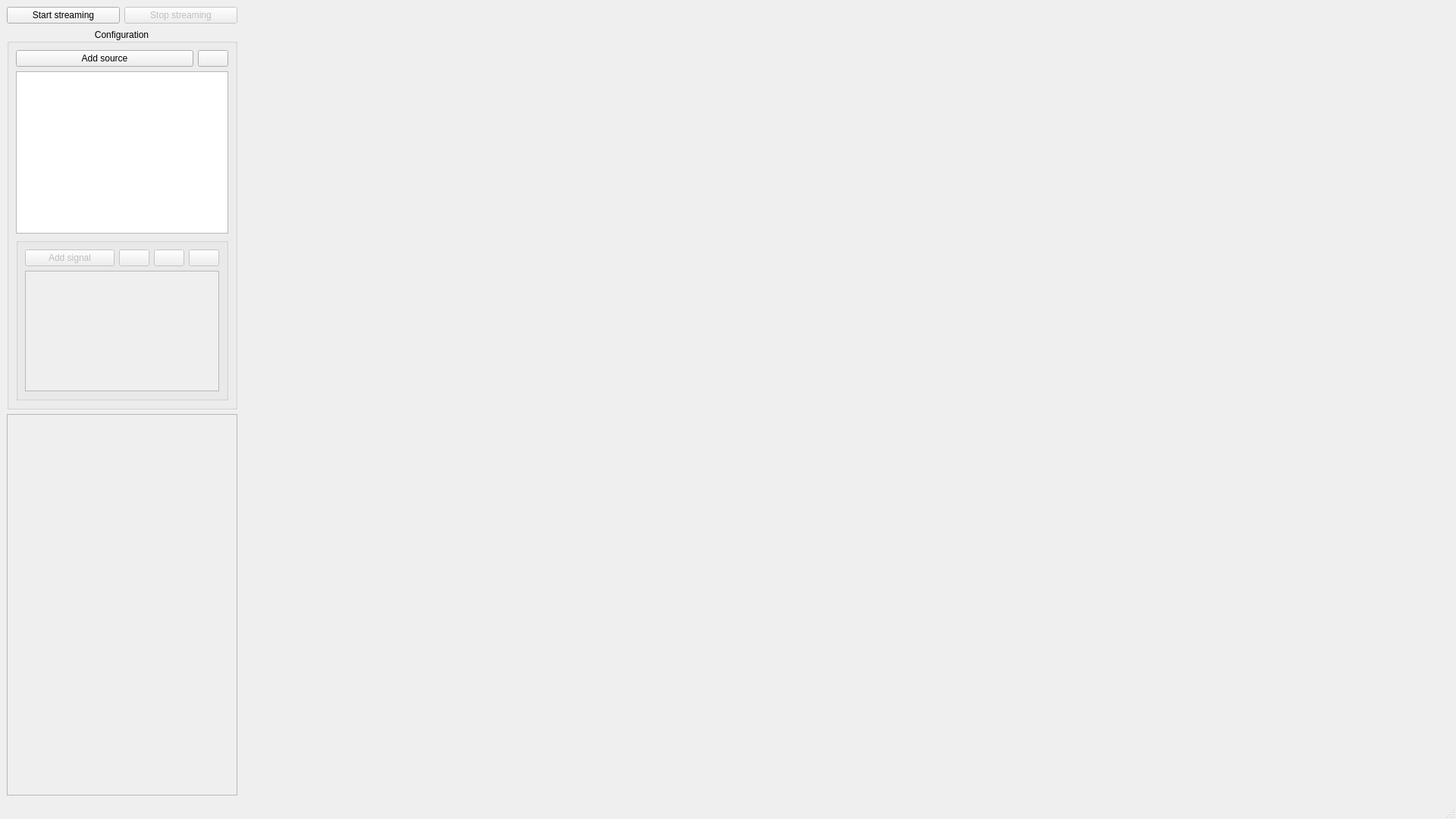
<?xml version="1.0" encoding="UTF-8"?>
<ui version="4.0">
 <class>MainWindow</class>
 <widget class="QMainWindow" name="MainWindow">
  <property name="geometry">
   <rect>
    <x>0</x>
    <y>0</y>
    <width>1920</width>
    <height>1080</height>
   </rect>
  </property>
  <property name="minimumSize">
   <size>
    <width>1080</width>
    <height>720</height>
   </size>
  </property>
  <property name="windowTitle">
   <string>sEMG Acquisition GUI</string>
  </property>
  <widget class="QWidget" name="centralWidget">
   <layout class="QHBoxLayout" name="horizontalLayout1" stretch="0,8">
    <item>
     <layout class="QVBoxLayout" name="confLayout" stretch="0,1,1">
      <item>
       <layout class="QHBoxLayout" name="horizontalLayout2">
        <item>
         <widget class="QPushButton" name="startStreamingButton">
          <property name="enabled">
           <bool>true</bool>
          </property>
          <property name="text">
           <string>Start streaming</string>
          </property>
         </widget>
        </item>
        <item>
         <widget class="QPushButton" name="stopStreamingButton">
          <property name="enabled">
           <bool>false</bool>
          </property>
          <property name="text">
           <string>Stop streaming</string>
          </property>
         </widget>
        </item>
       </layout>
      </item>
      <item>
       <widget class="QGroupBox" name="streamConfGroupBox">
        <property name="title">
         <string>Configuration</string>
        </property>
        <property name="alignment">
         <set>Qt::AlignCenter</set>
        </property>
        <layout class="QVBoxLayout" name="verticalLayout1" stretch="0,1,1">
         <item>
          <layout class="QHBoxLayout" name="horizontalLayout3" stretch="9,1">
           <item>
            <widget class="QPushButton" name="addSourceButton">
             <property name="text">
              <string>Add source</string>
             </property>
            </widget>
           </item>
           <item>
            <widget class="QPushButton" name="deleteSourceButton">
             <property name="text">
              <string/>
             </property>
             <property name="icon">
              <iconset theme="user-trash">
               <normaloff>.</normaloff>.</iconset>
             </property>
            </widget>
           </item>
          </layout>
         </item>
         <item>
          <widget class="QListWidget" name="sourceList"/>
         </item>
         <item>
          <widget class="QGroupBox" name="signalsGroupBox">
           <property name="enabled">
            <bool>false</bool>
           </property>
           <property name="title">
            <string/>
           </property>
           <layout class="QVBoxLayout" name="verticalLayout2" stretch="0,1">
            <item>
             <layout class="QHBoxLayout" name="horizontalLayout4" stretch="7,1,1,1">
              <item>
               <widget class="QPushButton" name="addSignalButton">
                <property name="toolTip">
                 <string>The number of signals and channels must respect the communication protocol used in the device firmware and in the streaming controller</string>
                </property>
                <property name="text">
                 <string>Add signal</string>
                </property>
               </widget>
              </item>
              <item>
               <widget class="QPushButton" name="deleteSignalButton">
                <property name="enabled">
                 <bool>false</bool>
                </property>
                <property name="toolTip">
                 <string>Delete selected signal</string>
                </property>
                <property name="text">
                 <string/>
                </property>
                <property name="icon">
                 <iconset theme="user-trash">
                  <normaloff>../../../.designer/backup</normaloff>../../../.designer/backup</iconset>
                </property>
               </widget>
              </item>
              <item>
               <widget class="QPushButton" name="moveUpButton">
                <property name="enabled">
                 <bool>false</bool>
                </property>
                <property name="toolTip">
                 <string>Move up selected signal</string>
                </property>
                <property name="text">
                 <string/>
                </property>
                <property name="icon">
                 <iconset theme="arrow-up">
                  <normaloff>../../../.designer/backup</normaloff>../../../.designer/backup</iconset>
                </property>
               </widget>
              </item>
              <item>
               <widget class="QPushButton" name="moveDownButton">
                <property name="enabled">
                 <bool>false</bool>
                </property>
                <property name="toolTip">
                 <string>Move down selected signal</string>
                </property>
                <property name="text">
                 <string/>
                </property>
                <property name="icon">
                 <iconset theme="arrow-down">
                  <normaloff>../../../.designer/backup</normaloff>../../../.designer/backup</iconset>
                </property>
               </widget>
              </item>
             </layout>
            </item>
            <item>
             <widget class="QListWidget" name="signalList">
              <property name="toolTip">
               <string>The order of the signals must match the one provided by the streaming controller</string>
              </property>
              <property name="autoFillBackground">
               <bool>false</bool>
              </property>
              <property name="resizeMode">
               <enum>QListView::Adjust</enum>
              </property>
             </widget>
            </item>
           </layout>
          </widget>
         </item>
        </layout>
       </widget>
      </item>
      <item>
       <widget class="QScrollArea" name="scrollArea2">
        <property name="widgetResizable">
         <bool>true</bool>
        </property>
        <widget class="QWidget" name="moduleContainer">
         <property name="geometry">
          <rect>
           <x>0</x>
           <y>0</y>
           <width>284</width>
           <height>478</height>
          </rect>
         </property>
         <layout class="QVBoxLayout" name="verticalLayout3">
          <item>
           <spacer name="verticalSpacer">
            <property name="orientation">
             <enum>Qt::Vertical</enum>
            </property>
            <property name="sizeHint" stdset="0">
             <size>
              <width>20</width>
              <height>40</height>
             </size>
            </property>
           </spacer>
          </item>
         </layout>
        </widget>
       </widget>
      </item>
     </layout>
    </item>
    <item>
     <layout class="QVBoxLayout" name="plotsLayout"/>
    </item>
   </layout>
  </widget>
  <widget class="QMenuBar" name="menubar">
   <property name="geometry">
    <rect>
     <x>0</x>
     <y>0</y>
     <width>1920</width>
     <height>30</height>
    </rect>
   </property>
  </widget>
  <widget class="QStatusBar" name="statusbar"/>
 </widget>
 <resources>
  <include location="resources.qrc"/>
 </resources>
 <connections/>
</ui>
